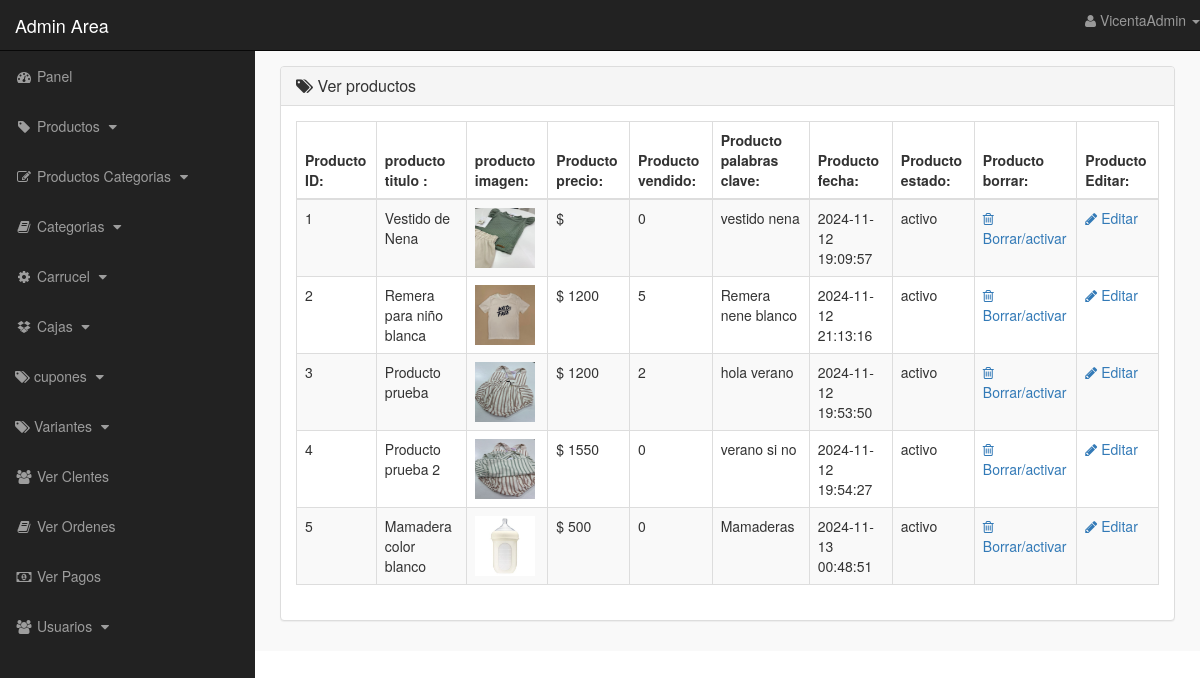
Page /admin_area/index.php?ver_producto (signed in) on the committed database.
### tables this page shows
CREATE TABLE `productos` (
  `producto_id` int(6) NOT NULL,
  `p_cat_id` int(5) NOT NULL,
  `cat_id` int(5) NOT NULL,
  `date` timestamp NOT NULL DEFAULT current_timestamp() ON UPDATE current_timestamp(),
  `producto_titulo` text NOT NULL,
  `producto_img1` text NOT NULL,
  `producto_img2` text NOT NULL,
  `producto_img3` text NOT NULL,
  `producto_desc` text NOT NULL,
  `producto_keywords` text NOT NULL,
  `producto_etiqueta` text NOT NULL,
  `activo` int(1) DEFAULT 1,
  `stock` int(4) NOT NULL
);

### admin_area/ver_producto.php (the view, shortened to what this page needs)
<?php
    if(!isset($_SESSION['admin_email'])){
        echo "<script>window.open('login.php','_self')</script>";
    }else{
?>
<div class="row">
    <div class="col-lg-12">
        <ol class="breadcrumb">
            <li class="active">
            </li>
        </ol>
    </div>
</div>
<div class="row">
    <div class="col-lg-12">
        <div class="panel panel-default">
            <div class="panel-heading">
               <h3 class="panel-title">
                   <i class="fa fa-tags"></i>  Ver productos
               </h3>
            </div>
            <div class="panel-body">
                <div class="table-responsive">
                    <table class="table table-striped table-bordered table-hover">
                        <thead>
                            <tr>
                                <th> Producto ID: </th>
                                <th> producto titulo : </th>
                                <th> producto imagen: </th>
                                <th> Producto precio: </th>
                                <th> Producto vendido: </th>
                                <th> Producto palabras clave: </th>
                                <th> Producto fecha: </th>
                                <th> Producto estado: </th>
                                <th> Producto borrar: </th>
                                <th> Producto Editar: </th>
                            </tr>
                        </thead>
                        <tbody>
                        <?php
                        $i = 0;
                        $get_pro = "SELECT * FROM productos";
                        $run_pro = mysqli_query($con, $get_pro);
                        while ($row_pro = mysqli_fetch_array($run_pro)) {
                            $pro_id = $row_pro['producto_id'];
                            $pro_title = $row_pro['producto_titulo'];
                            $pro_img1 = $row_pro['producto_img1'];
                            $pro_keywords = $row_pro['producto_keywords'];
                            $pro_date = $row_pro['date'];
                            $pro_est = $row_pro['activo'];
                            $estado = ($pro_est == 0) ? "inactivo" : "activo";
                            $i++;
                            $get_min_price = "SELECT MIN(precio_var) AS min_precio FROM variantes WHERE producto_id = '$pro_id'";
                            $run_min_price = mysqli_query($con, $get_min_price);
                            $row_min_price = mysqli_fetch_array($run_min_price);
                            $min_precio = $row_min_price['min_precio'];
                            ?>
                            <tr>
                                <td> <?php echo $i; ?> </td>
                                <td> <?php echo $pro_title; ?> </td>
                                <td> <img src="product_images/<?php echo $pro_img1; ?>" width="60" height="60"></td>
                                <td> $ <?php echo $min_precio; ?> </td>
                                <td> <?php
                                        $get_sold = "select * from ordenes_pendientes where producto_id='$pro_id'";
                                        $run_sold = mysqli_query($con,$get_sold);
                                        $count = mysqli_num_rows($run_sold);
                                        echo $count;
                                     ?>
                                </td>
                                <td> <?php echo $pro_keywords; ?> </td>
                                <td> <?php echo $pro_date ?> </td>
                                <td> <?php echo $estado ?> </td>
                                <td>
                                     <a href="index.php?borrar_producto=<?php echo $pro_id; ?>">
                                        <i class="fa fa-trash-o"></i> Borrar/activar
                                     </a>
                                </td>
                                <td>
                                     <a href="index.php?editar_producto=<?php echo $pro_id; ?>">
                                        <i class="fa fa-pencil"></i> Editar
                                     </a>
                                </td>
                            </tr>
                            <?php } ?>
                        </tbody>
                    </table>
                </div>
            </div>
        </div>
    </div>
</div>
<?php } ?>

### admin_area/includes/sidebar.php (shortened to what this page needs)
<?php
      if(!isset($_SESSION['admin_email'])){
        echo "<script>window.open('login.php','_self')</script>";
        }else{
?>
<link rel="stylesheet" href="https://maxcdn.bootstrapcdn.com/bootstrap/3.3.7/css/bootstrap.min.css">
<nav class="navbar navbar-inverse navbar-fixed-top">
    <div class="navbar-header">
        <a href="index.php?panel" class="navbar-brand">Admin Area</a>
    </div>
    <ul class="nav navbar-right top-nav">
        <li class="dropdown">
            <a href="javascript:void(0)" class="dropdown-toggle" data-toggle="collapse">
                <i class="fa fa-user"></i> <?php echo $admin_nombre; ?> <b class="caret"></b>
            </a>
        </li>
    </ul>
    <div class="collapse navbar-collapse navbar-ex1-collapse">
        <ul class="nav navbar-nav side-nav">
            <li>
                <a href="index.php?panel">
                        <i class="fa fa-fw fa-dashboard"></i> Panel
                </a>
            </li>
            <li>
                <a href="#" data-toggle="collapse" data-target="#products">
                        <i class="fa fa-fw fa-tag"></i> Productos
                        <i class="fa fa-fw fa-caret-down"></i>
                </a>
            </li>
            <li>
                <a href="#" data-toggle="collapse" data-target="#p_cat">
                        <i class="fa fa-fw fa-edit"></i> Productos Categorias
                        <i class="fa fa-fw fa-caret-down"></i>
                </a>
            </li>
            <li>
                <a href="#" data-toggle="collapse" data-target="#cat">
                        <i class="fa fa-fw fa-book"></i> Categorias
                        <i class="fa fa-fw fa-caret-down"></i>
                </a>
            </li>
            <li>
                <a href="#" data-toggle="collapse" data-target="#slides">
                        <i class="fa fa-fw fa-gear"></i> Carrucel
                        <i class="fa fa-fw fa-caret-down"></i>
                </a>
            </li>
            <li>
                <a href="#" data-toggle="collapse" data-target="#boxes">
                        <i class="fa fa-fw fa-dropbox"></i> Cajas
                        <i class="fa fa-fw fa-caret-down"></i>
                </a>
            </li>
            <li>
                <a href="#" data-toggle="collapse" data-target="#cupones">
                <i class="fa fa-tags" aria-hidden="true"></i> cupones
                        <i class="fa fa-fw fa-caret-down"></i>
                </a>
            </li>
            <li>
                <a href="#" data-toggle="collapse" data-target="#variantes">
                <i class="fa fa-tags" aria-hidden="true"></i> Variantes
                        <i class="fa fa-fw fa-caret-down"></i>
                </a>
            </li>
            <li>
                <a href="index.php?ver_clientes">
                    <i class="fa fa-fw fa-users"></i> Ver Clentes
                </a>
            </li>
            <li>
                <a href="index.php?ver_ordenes">
                    <i class="fa fa-fw fa-book"></i> Ver Ordenes
                </a>
            </li>
            <li>
                <a href="index.php?ver_pagos">
                    <i class="fa fa-fw fa-money"></i> Ver Pagos
                </a>
            </li>
            <li>
                <a href="#" data-toggle="collapse" data-target="#users">
                        <i class="fa fa-fw fa-users"></i> Usuarios
                        <i class="fa fa-fw fa-caret-down"></i>
                </a>
    </div>
</nav>
<?php }?>

### admin_area/css/styles.css (style rules this page uses)
body { margin-top: 100px; }
@media (min-width: 768px) { body { margin-top: 50px; } }
.top-nav { margin: 0 15px; }
.top-nav>li { float: left; display: inline-block; }
.top-nav>li>a { color: #999999; line-height: 20px; padding-top: 15px; padding-bottom: 15px; }
@media (min-width: 768px) { .side-nav { position: fixed; top: 51px; bottom: 0; width: 255px; overflow-y: auto; overflow-x: hidden; background-color: #222222; padding-bottom: 40px; border-radius: 0; } }
@media (min-width: 768px) { .side-nav>li>a { width: 255px; } }
.panel-body { border-radius: 5px; }

### rows in the picture
productos: producto_titulo "Vestido de Nena", producto_img1 (picture), count "0", producto_keywords "vestido nena", date "2024-11-12 19:09:57", activo "activo"
productos: producto_titulo "Remera para niño blanca", producto_img1 (picture), min_precio "1200", count "5", producto_keywords "Remera nene blanco", date "2024-11-12 21:13:16", activo "activo"
productos: producto_titulo "Producto prueba", producto_img1 (picture), min_precio "1200", count "2", producto_keywords "hola verano", date "2024-11-12 19:53:50", activo "activo"
productos: producto_titulo "Producto prueba 2", producto_img1 (picture), min_precio "1550", count "0", producto_keywords "verano si no", date "2024-11-12 19:54:27", activo "activo"
productos: producto_titulo "Mamadera color blanco", producto_img1 (picture), min_precio "500", count "0", producto_keywords "Mamaderas", date "2024-11-13 00:48:51", activo "activo"

### other values in the picture
$admin_nombre "VicentaAdmin"
